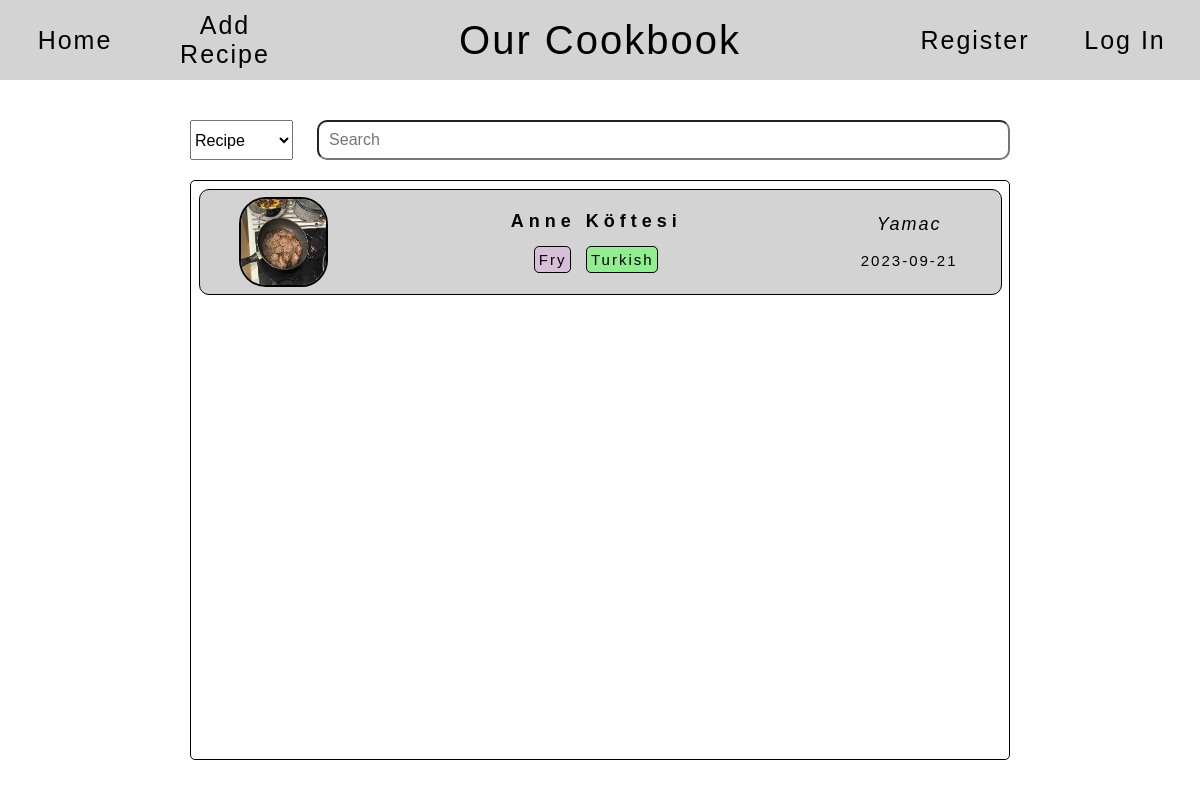
Before: / with the older database file.
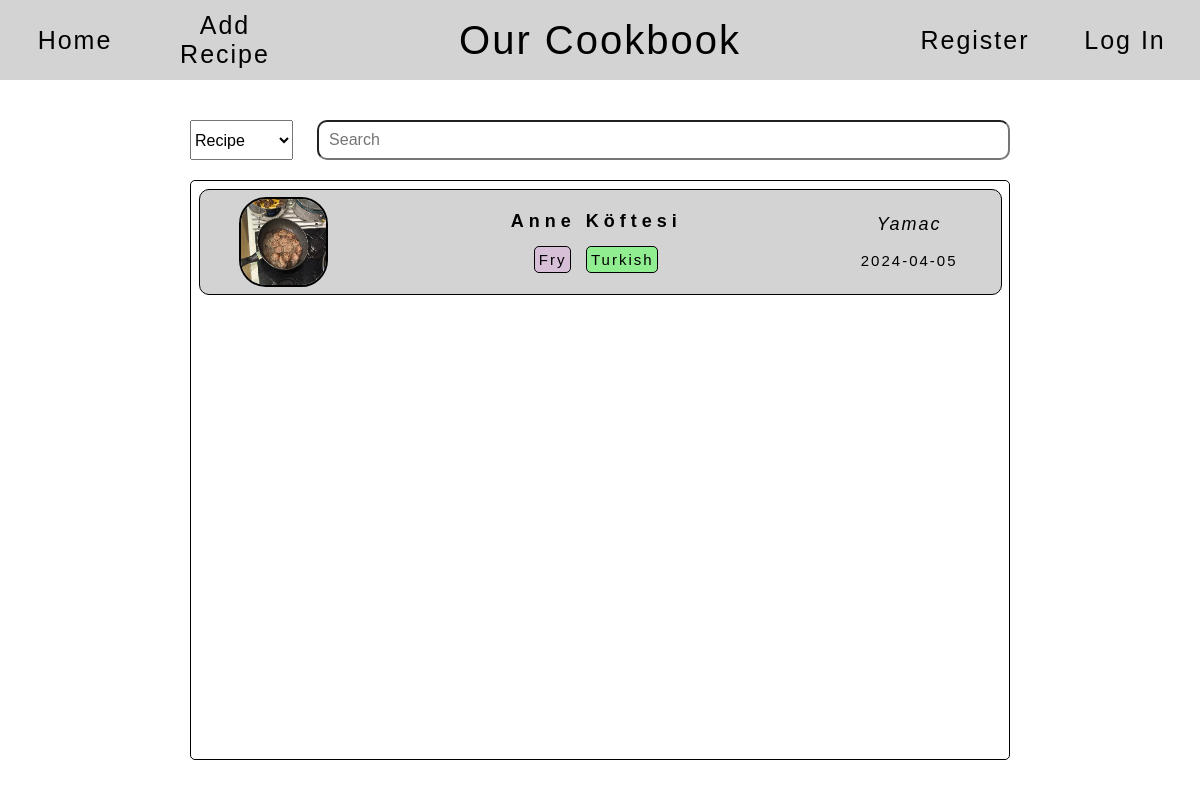
After: the same page with the newer database file.
### tables this page shows
CREATE TABLE recipes (
recipeId INTEGER NOT NULL PRIMARY KEY,
authorId INTEGER NOT NULL,
title TEXT NOT NULL,
type TEXT,
cousine TEXT,
image TEXT,
weight INTEGER NOT NULL,
date DATE,
time TIME,
FOREIGN KEY (authorId) REFERENCES users(id)
);

CREATE TABLE users (
id INTEGER NOT NULL,
username TEXT NOT NULL,
hash TEXT NOT NULL,
PRIMARY KEY (id)
);

### app.py (the view)
@app.route("/", methods=["GET", "POST"])
def index():
    if request.method == "POST":
        recipeId = request.form.get("recipe-id")
        recipeDetails = db.execute(
            "SELECT username, title, type, cousine, image, weight, date, time FROM recipes JOIN users ON recipes.authorId = users.id WHERE recipeId = ?;", recipeId)
        recipeIngredients = db.execute(
            "SELECT amount, measurement, description FROM ingredients WHERE recipeId = ?;", recipeId)
        recipeSteps = db.execute(
            "SELECT number, description FROM steps WHERE recipeId = ? ORDER BY number;", recipeId)
        isAuthor = False
        authorId = db.execute(
            "SELECT authorId FROM recipes WHERE recipeId = ?;", recipeId)[0]["authorId"]
        try:
            if (authorId == session["user_id"]):
                isAuthor = True
        except:
            pass
        return render_template("recipe.html", recipeId=recipeId, recipeDetails=recipeDetails, recipeIngredients=recipeIngredients, recipeSteps=recipeSteps, isAuthor=isAuthor)
    else:
        type = request.args.get("t")
        query = request.args.get("q")
        if query:
            if type == "Recipe":
                recipes = db.execute(
                    "SELECT recipeId, username, title, type, cousine, image, date, time FROM recipes JOIN users ON recipes.authorId = users.id WHERE title LIKE ? ORDER BY date DESC, time DESC;", "%" + query + "%")
            else:
                recipes = db.execute(
                    "SELECT recipeId, username, title, type, cousine, image, date, time FROM recipes JOIN users ON recipes.authorId = users.id WHERE username LIKE ? ORDER BY date DESC, time DESC;", "%" + query + "%")
        else:
            recipes = db.execute(
                "SELECT recipeId, username, title, type, cousine, image, date, time FROM recipes JOIN users ON recipes.authorId = users.id ORDER BY date DESC, time DESC;")
        return render_template("index.html", recipes=recipes)

### templates/index.html (shortened to what this page needs)
{% extends "layout.html" %}
{% block css %}
<link href="/static/styles/index.css" rel="stylesheet" />
{% endblock %}
{% block main %}
<form id="search" autocomplete="off">
	<select name="t" id="searchType">
		<option selected>Recipe</option>
	</select>
	<input placeholder="Search" name="q" id="searchQuery" />
</form>
<div id="recipes">
	{% for recipe in recipes %}
	<div class="recipe">
		<div class="container-1">
			<img src="{{ recipe['image'] }}" alt="Recipe Image" />
		</div>
		<div class="container-2">
			<div>
				<h3>{{ recipe["title"] }}</h3>
			</div>
			<div>
				{% if recipe["type"] %}
				<div class="type">{{ recipe["type"] }}</div>
				{% endif %} {% if recipe["cousine"] %}
				<div class="cousine">{{ recipe["cousine"] }}</div>
				{% endif %}
			</div>
		</div>
		<div class="container-3">
			<p>{{ recipe["username"] }}</p>
			<p>{{ recipe["date"] }}</p>
		</div>
	</div>
	{% endfor %}
</div>
{% endblock %}

### templates/layout.html (shortened to what this page needs)
<!DOCTYPE html>
<html lang="en">
<head>
	<link href="/static/styles/layout.css" rel="stylesheet" />
	{% block css %}
	{% endblock %}
</head>
<body>
	<header id="navbar">
		<div id="navbar-home"><a href="/">Home</a></div>
		<div id="navbar-myrecipes"><a href="/add">Add Recipe</a></div>
		<div id="navbar-title">
			<p>Our Cookbook</p>
		</div>
		{% if session["user_id"] %}
		<div id="navbar-register"></div>
		<div id="navbar-login"><a href="/logout">Log Out</a></div>
		{% else %}
		<div id="navbar-register"><a href="/register">Register</a></div>
		<div id="navbar-login"><a href="/login">Log In</a></div>
		{% endif %}
	</header>
	<main>{% block main %}{% endblock %}</main>
</body>
</html>

### static/styles/layout.css (style rules this page uses)
*, *::before, *::after { box-sizing: border-box; padding: 0; margin: 0; }
html { font-size: 62.5%; font-family: "Arial"; font-weight: 400; letter-spacing: 0.2rem; }
main { padding: 5vh; height: auto; width: 900px; margin: auto; }
#navbar { height: 10vh; display: flex; text-align: center; align-items: center; font-size: 2.5rem; background-color: lightgrey; color: black; }
#navbar div { padding: 10px; height: 100%; display: flex; justify-content: center; align-items: center; }
#navbar a { text-decoration: none; color: inherit; }
#navbar-home, #navbar-myrecipes, #navbar-register, #navbar-login { flex-basis: 12.5%; }
#navbar-title { flex-basis: 50%; font-size: 4rem; }

### static/styles/index.css (style rules this page uses)
#search { display: flex; justify-content: space-between; align-items: center; margin-bottom: 2.5vh; height: 5vh; gap: 3%; }
#search * { font-size: 1.6rem; height: 100%; }
#search select, #search button { flex-basis: 12.5%; }
#search input { flex-grow: 1; border-radius: 10px; padding: 10px; }
#recipes { margin: auto; height: 72.5vh; border: 1px solid black; border-radius: 5px; padding: 7.5px; overflow-y: scroll; }
.recipe { width: 100%; height: calc((100% - (4 * 7.5px)) / 5); background-color: lightgrey; border: 1px solid black; border-radius: 10px; display: flex; justify-content: center; align-items: center; padding: 7.5px; gap: 7.5px; }
.container-1, .container-2, .container-3 { display: flex; flex-direction: column; justify-content: space-evenly; align-items: center; height: 100%; font-size: 1.5rem; text-align: center; }
.container-1, .container-3 { flex-basis: 20%; }
.container-2 { flex-basis: 60%; }
.container-1 img { height: 100%; aspect-ratio: 1 / 1; border: 2px solid black; border-radius: 30%; object-fit: fill; }
h3 { font-size: 1.8rem; letter-spacing: 5px; }
.container-2 > div { display: flex; justify-content: space-between; gap: 15px; }
.type, .cousine { border: 1px solid black; padding: 3.75px; border-radius: 5px; }
.type { background-color: thistle; }
.cousine { background-color: lightgreen; }
.container-3 p:first-child { font-size: 1.8rem; font-style: italic; }

Changed rows visible on the page:
changed recipes "Anne Köftesi": date "2023-09-21" → "2024-04-05"
